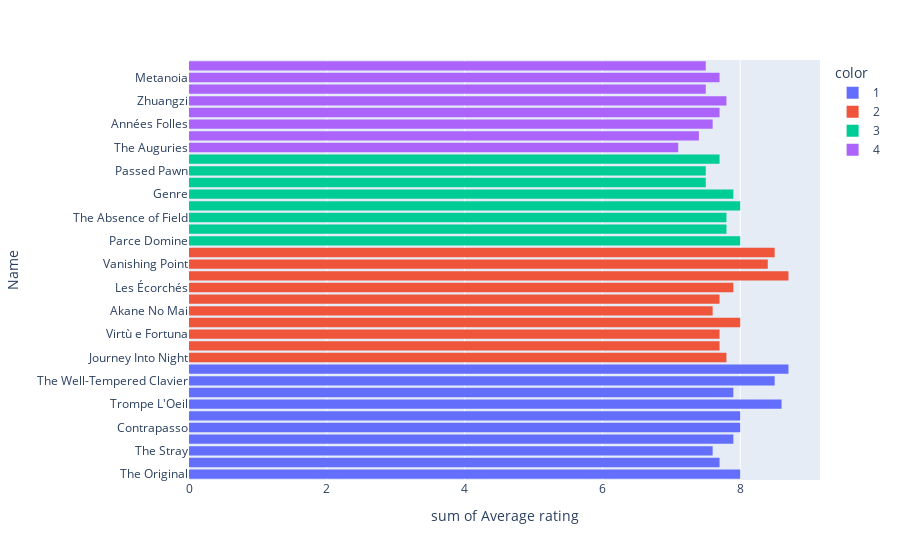

The notebook cell saved with this chart:
### Code cell
fig4 = px.histogram(data_frame=api_df, x="Average rating",
                    y="Name", color=api_df["Season"].astype(str))
fig4.show()

### Figure 1 — Plotly figure (JSON) as saved in the notebook; plotly's stock layout.template omitted (floating-point values rounded to 4 significant figures)
{"data": [{"alignmentgroup": "True", "bingroup": "y", "histfunc": "sum", "hovertemplate": "color=1<br>sum of Average rating=%{x}<br>Name=%{y}<extra></extra>", "legendgroup": "1", "marker": {"color": "#636efa", "pattern": {"shape": ""}}, "name": "1", "offsetgroup": "1", "orientation": "h", "showlegend": true, "type": "histogram", "x": [8, 7.7, 7.6, 7.9, 8, 8, 8.6, 7.9, 8.5, 8.7], "xaxis": "x", "y": ["The Original", "Chestnut", "The Stray", "Dissonance Theory", "Contrapasso", "The Adversary", "Trompe L'Oeil", "Trace Decay", "The Well-Tempered Clavier", "The Bicameral Mind"], "yaxis": "y"}, {"alignmentgroup": "True", "bingroup": "y", "histfunc": "sum", "hovertemplate": "color=2<br>sum of Average rating=%{x}<br>Name=%{y}<extra></extra>", "legendgroup": "2", "marker": {"color": "#EF553B", "pattern": {"shape": ""}}, "name": "2", "offsetgroup": "2", "orientation": "h", "showlegend": true, "type": "histogram", "x": [7.8, 7.7, 7.7, 8, 7.6, 7.7, 7.9, 8.7, 8.4, 8.5], "xaxis": "x", "y": ["Journey Into Night", "Reunion", "Virtù e Fortuna", "The Riddle of the Sphinx", "Akane No Mai", "Phase Space", "Les Écorchés", "Kiksuya", "Vanishing Point", "The Passenger"], "yaxis": "y"}, {"alignmentgroup": "True", "bingroup": "y", "histfunc": "sum", "hovertemplate": "color=3<br>sum of Average rating=%{x}<br>Name=%{y}<extra></extra>", "legendgroup": "3", "marker": {"color": "#00cc96", "pattern": {"shape": ""}}, "name": "3", "offsetgroup": "3", "orientation": "h", "showlegend": true, "type": "histogram", "x": [8, 7.8, 7.8, 8, 7.9, 7.5, 7.5, 7.7], "xaxis": "x", "y": ["Parce Domine", "The Winter Line", "The Absence of Field", "The Mother of Exiles", "Genre", "Decoherence", "Passed Pawn", "Crisis Theory"], "yaxis": "y"}, {"alignmentgroup": "True", "bingroup": "y", "histfunc": "sum", "hovertemplate": "color=4<br>sum of Average rating=%{x}<br>Name=%{y}<extra></extra>", "legendgroup": "4", "marker": {"color": "#ab63fa", "pattern": {"shape": ""}}, "name": "4", "offsetgroup": "4", "orientation": "h", "showlegend": true, "type": "histogram", "x": [7.1, 7.4, 7.6, 7.7, 7.8, 7.5, 7.7, 7.5], "xaxis": "x", "y": ["The Auguries", "Well Enough Alone", "Années Folles", "Generation Loss", "Zhuangzi", "Fidelity", "Metanoia", "Que Será, Será"], "yaxis": "y"}], "layout": {"barmode": "relative", "legend": {"title": {"text": "color"}, "tracegroupgap": 0}, "margin": {"t": 60}, "xaxis": {"anchor": "y", "domain": [0, 1], "title": {"text": "sum of Average rating"}}, "yaxis": {"anchor": "x", "domain": [0, 1], "title": {"text": "Name"}}}}
